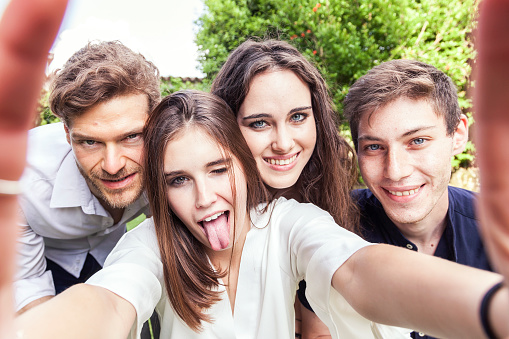
#> input picture opencv_goruntu/example.jpg, 509 x 339 px
$ jupyter execute FaceDetectionFromImageFiles.ipynb
#> lines starting #> are read from the running program, lines starting #| are printed output that depends on the picture; after the words box and inside, x2 and y2 are one past the last pixel; in counts of white or black regions, pixels touching at a corner belong together
[cell 1]
import numpy as np
import cv2
import matplotlib.pyplot as plt

[cell 2]
def detectFromImage(image):
#> called with image = 'example.jpg'
    face_cascade = cv2.CascadeClassifier("haarcascade_frontalface_default.xml")
    img = cv2.imread(image)
#> img is the input picture: shape (339, 509, 3); mean B, G, R 140.3, 155.4, 177.9
    gray_scale = cv2.cvtColor(img, cv2.COLOR_BGR2GRAY)
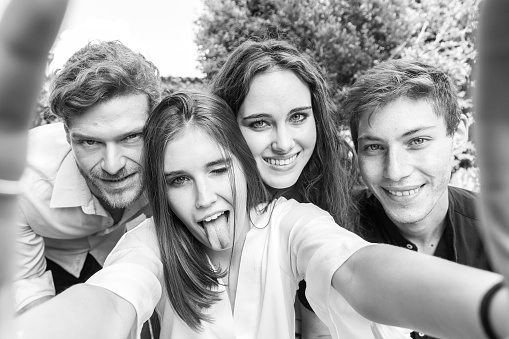
#> gray_scale: shape (339, 509); min 0, max 255, mean 160.4
    faces = face_cascade.detectMultiScale(gray_scale,1.1,4)
#> faces = [[230, 81, 101, 101], [61, 104, 100, 100], [342, 103, 109, 109], [151, 135, 102, 102]]

    for(x,y,w,h) in faces:
        cv2.rectangle(img,(x,y),(x+w, y+h), (0,255,0),4)
#> this loop made 4 passes
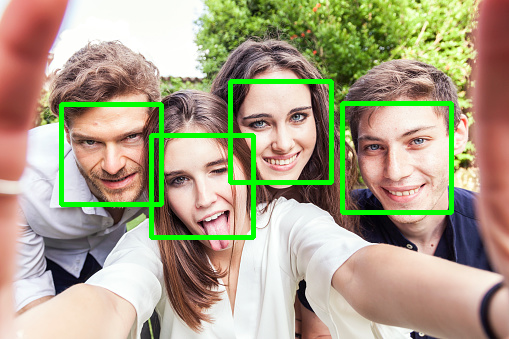
#> img: shape (339, 509, 3); 4.69% of pixels changed, all inside (x1, y1, x2, y2) = (59, 79, 454, 240)
    cv2.imshow("baslik", img)
    cv2.waitKey()
    cv2.destroyAllWindows()
